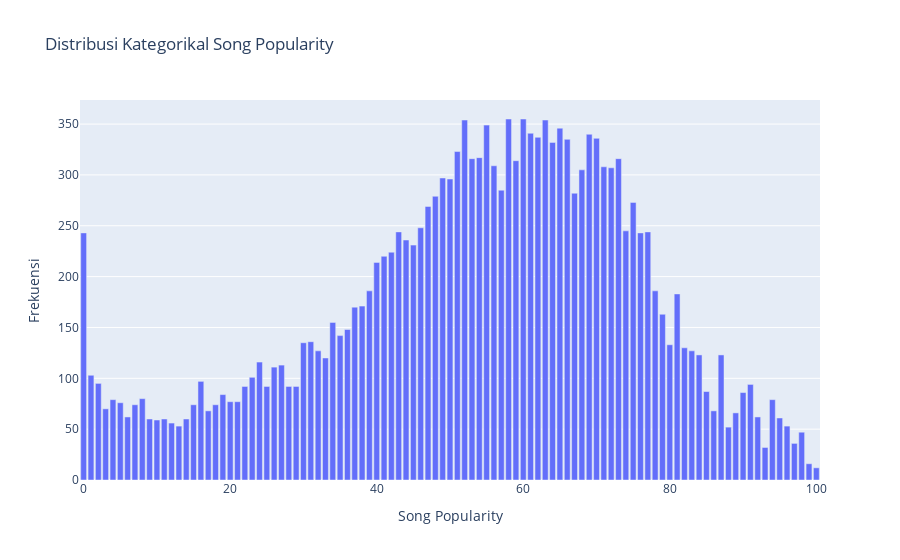

Notebook code cell kept with this figure:
### Markdown cell above
## Pie Chart Kategorikal Columns
### Song Popularity

### Code cell
popularity_counts = df3['song_popularity'].value_counts()

# Menggunakan dictionary untuk membuat bar chart
bar_data = {
    'x': popularity_counts.index,  # Nama kategori (time signatures)
    'y': popularity_counts.values,  # Jumlah kemunculan
    'type': 'bar'  # Jenis plot bar
}

# Membuat layout untuk bar chart
layout = {
    'title': 'Distribusi Kategorikal Song Popularity',
    'xaxis': {'title': 'Song Popularity'},
    'yaxis': {'title': 'Frekuensi'}
}

# Menggabungkan data dan layout ke dalam dictionary untuk plot
fig_dict = {'data': [bar_data], 'layout': layout}

plto.iplot(fig_dict)

### Figure 1 — Plotly figure (JSON) as saved in the notebook; plotly's stock layout.template omitted (floating-point values rounded to 4 significant figures)
{"data": [{"type": "bar", "x": [58, 60, 63, 52, 55, 65, 61, 69, 62, 70, 66, 64, 51, 54, 53, 73, 59, 56, 71, 72, 68, 49, 50, 57, 67, 48, 75, 47, 46, 74, 77, 43, 0, 76, 44, 45, 42, 41, 40, 39, 78, 81, 38, 37, 79, 34, 36, 35, 31, 30, 80, 82, 83, 32, 84, 87, 33, 24, 27, 26, 1, 23, 16, 2, 91, 29, 22, 28, 25, 85, 90, 19, 8, 4, 94, 20, 21, 5, 18, 15, 7, 3, 86, 17, 89, 92, 6, 95, 9, 14, 11, 10, 12, 13, 96, 88, 98, 97, 93, 99, 100], "y": [355, 355, 354, 354, 349, 346, 341, 340, 337, 336, 335, 332, 323, 317, 316, 316, 314, 309, 308, 307, 305, 297, 296, 285, 282, 279, 273, 269, 248, 245, 244, 244, 243, 243, 236, 231, 224, 220, 214, 186, 186, 183, 171, 170, 163, 155, 148, 142, 136, 135, 133, 130, 127, 127, 123, 123, 120, 116, 113, 111, 103, 101, 97, 95, 94, 92, 92, 92, 92, 87, 86, 84, 80, 79, 79, 77, 77, 76, 74, 74, 74, 70, 68, 68, 66, 62, 62, 61, 60, 60, 60, 59, 56, 53, 53, 52, 47, 36, 32, 16, 12]}], "layout": {"title": {"text": "Distribusi Kategorikal Song Popularity"}, "xaxis": {"title": {"text": "Song Popularity"}}, "yaxis": {"title": {"text": "Frekuensi"}}}}
